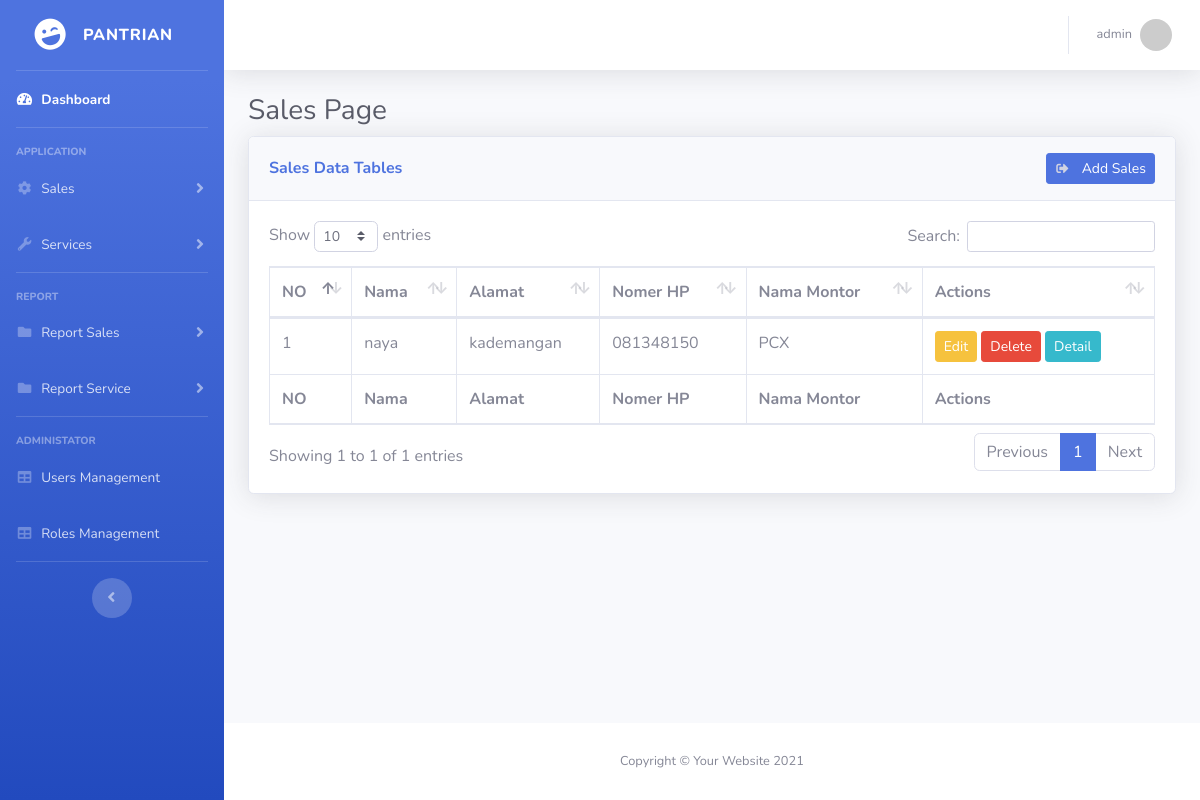
/pages/sales.php (signed in), run on an earlier commit of the app's database.
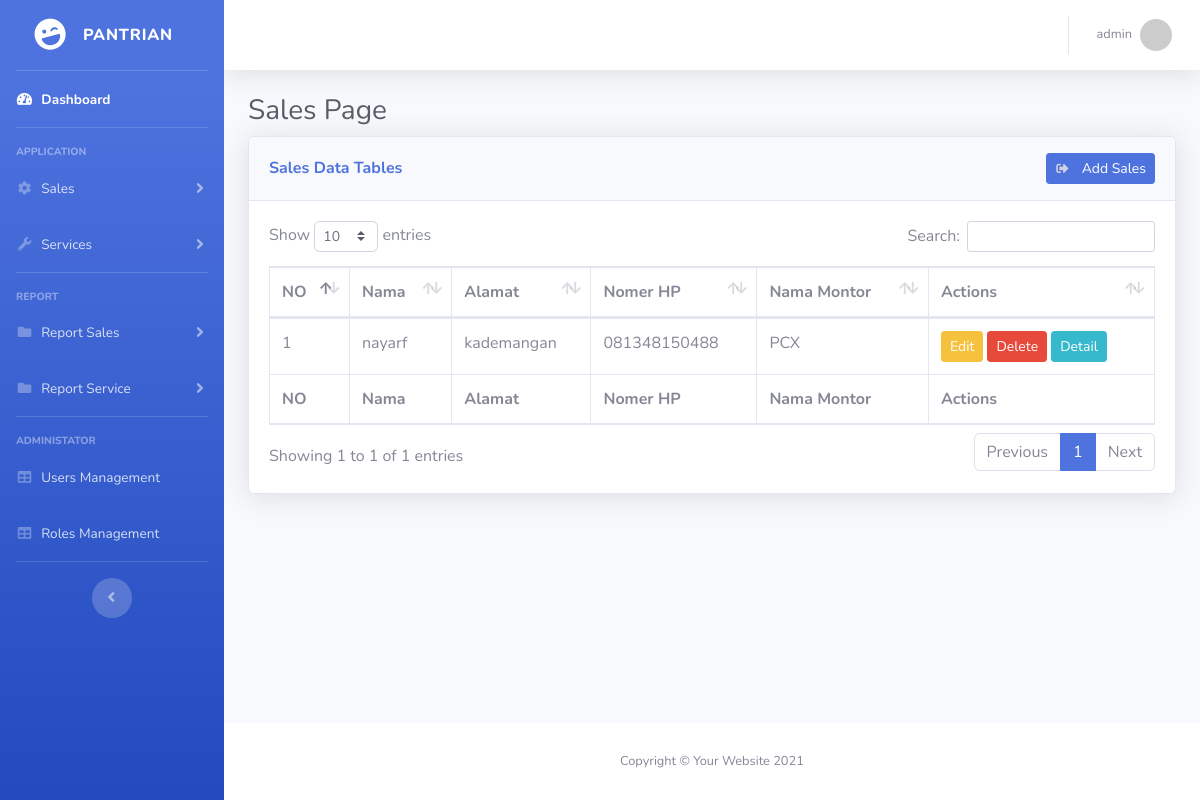
And on a later commit of the database.
### tables this page shows
CREATE TABLE `sales` (
  `id` int NOT NULL,
  `name` text NOT NULL,
  `montor_id` int NOT NULL,
  `user_id` int DEFAULT NULL,
  `payment` text NOT NULL,
  `nomerhp` varchar(20) NOT NULL,
  `alamat` text NOT NULL,
  `status` int NOT NULL,
  `created_at` datetime NOT NULL DEFAULT CURRENT_TIMESTAMP ON UPDATE CURRENT_TIMESTAMP
);

CREATE TABLE `montors` (
  `id` int NOT NULL,
  `mtr_name` text NOT NULL,
  `brand_id` int NOT NULL,
  `img` text NOT NULL,
  `harga` varchar(255) NOT NULL,
  `deskripsi` text NOT NULL
);

### pages/sales.php (the view, shortened to what this page needs)
<?php
    $title = "Sales Page";
    require_once("../layout/header.php");
    require_once("../db.php");
    function getSales() {
        global $db;
        $sql = "SELECT sales.*, montors.mtr_name as montor_name FROM sales JOIN montors ON sales.montor_id = montors.id";
        $result = mysqli_query($db, $sql);
        $sales = [];
        if (mysqli_num_rows($result) > 0) {
            while($row = mysqli_fetch_assoc($result)) {
                $sales[] = $row;
            }
        }
        return $sales;
    }
?>
    <div id="wrapper">
        <?php require_once("../layout/sidebar.php"); ?>
        <div id="content-wrapper" class="d-flex flex-column">
            <div id="content">
                <?php  require_once("../layout/topbar.php"); ?>
                <div class="container-fluid">
                    <h1 class="h3 mb-2 text-gray-800"><?= $title ?></h1>
                    <div class="card shadow mb-4">
                        <div class="card-header py-3 d-flex justify-content-between">
                            <h6 class="m-0 my-auto font-weight-bold text-primary ">Sales Data Tables</h6>
                            <button class="btn btn-primary btn-sm" data-toggle="modal" data-target="#addModal">
                                <i class="fas fa-sign-out-alt fa-sm fa-fw mr-2 text-gray-400"></i>
                                Add Sales
                            </button>
                        </div>
                        <div class="card-body">
                            <div class="table-responsive">
                                <table class="table table-bordered" id="dataTable" width="100%" cellspacing="0">
                                    <thead>
                                        <tr>
                                            <th>NO</th>
                                            <th>Nama</th>
                                            <th>Alamat</th>
                                            <th>Nomer HP</th>
                                            <th>Nama Montor</th>
                                            <th>Actions</th>
                                        </tr>
                                    </thead>
                                    <tfoot>
                                        <tr>
                                            <th>NO</th>
                                            <th>Nama</th>
                                            <th>Alamat</th>
                                            <th>Nomer HP</th>
                                            <th>Nama Montor</th>
                                            <th>Actions</th>
                                        </tr>
                                    </tfoot>
                                    <tbody>
                                        <?php
                                            $no = 1;
                                            $sales = getSales();
                                            foreach($sales as $sale) {
                                                echo "<tr>";
                                                echo "<td>{$no}</td>";
                                                echo "<td>{$sale['name']}</td>";
                                                echo "<td>{$sale['alamat']}</td>";
                                                echo "<td>{$sale['nomerhp']}</td>";
                                                echo "<td>{$sale['montor_name']}</td>";
                                                echo "<td>
                                                        <button class='btn btn-warning btn-sm' data-toggle='modal' data-target='#editModal'
                                                            data-id='{$sale['id']}'
                                                            data-name='{$sale['name']}'
                                                            data-alamat='{$sale['alamat']}'
                                                            data-montor_id='{$sale['montor_id']}'
                                                            data-nomerhp='{$sale['nomerhp']}'
                                                            data-payment='{$sale['payment']}'
                                                            data-status='{$sale['status']}'
                                                            >
                                                            Edit
                                                        </button>
                                                        <button class='btn btn-danger btn-sm' data-toggle='modal' data-target='#deleteModal'
                                                        data-id='{$sale['id']}'
                                                        data-name='{$sale['name']}'>
                                                        Delete
                                                        </button>
                                                        <button class='btn btn-info btn-sm' data-toggle='modal' data-target='#detailModal'
                                                        data-id='{$sale['id']}'
                                                        data-name='{$sale['montor_name']}'
                                                        data-alamat='{$sale['alamat']}'
                                                        data-nomerhp='{$sale['nomerhp']}'
                                                        data-montor_id='{$sale['montor_id']}'
                                                        data-payment='{$sale['payment']}'
                                                        data-status='{$sale['status']}'
                                                        >
                                                        Detail
                                                        </button>
                                                    </td>";
                                                echo "</tr>";
                                                $no++;
                                            }
                                        ?>
                                    </tbody>
                                </table>
                            </div>
                        </div>
                    </div>
                </div>
            </div>
            <?php require_once("../layout/bottombar.php"); ?>
        </div>
        </div>
    <?php
        require_once("../layout/footer.php");
    ?>

### layout/header.php (shortened to what this page needs)
<!DOCTYPE html>
<html lang="en">
<head>
    <link href="../assets/vendor/fontawesome-free/css/all.min.css" rel="stylesheet" type="text/css">
    <link href="../assets/css/sb-admin-2.min.css" rel="stylesheet">
    <link href="../assets/vendor/datatables/dataTables.bootstrap4.min.css" rel="stylesheet">
</head>
<body class="bg-gradient-primary" id="page-top">

### layout/sidebar.php (shortened to what this page needs)
<ul class="navbar-nav bg-gradient-primary sidebar sidebar-dark accordion" id="accordionSidebar">
    <a class="sidebar-brand d-flex align-items-center justify-content-center" href="index.html">
        <div class="sidebar-brand-icon rotate-n-15">
            <i class="fas fa-laugh-wink"></i>
        </div>
        <div class="sidebar-brand-text mx-3">Pantrian</div>
    </a>
    <hr class="sidebar-divider my-0">
    <li class="nav-item active">
        <a class="nav-link" href="../pages/dashboard.php">
            <i class="fas fa-fw fa-tachometer-alt"></i>
            <span>Dashboard</span></a>
    </li>
    <hr class="sidebar-divider">
    <div class="sidebar-heading">
        Application
    </div>
    <li class="nav-item">
        <a class="nav-link collapsed" href="#" data-toggle="collapse" data-target="#collapseTwo"
            aria-expanded="true" aria-controls="collapseTwo">
            <i class="fas fa-fw fa-cog"></i>
            <span>Sales</span>
        </a>
    </li>
    <li class="nav-item">
        <a class="nav-link collapsed" href="#" data-toggle="collapse" data-target="#collapseUtilities"
            aria-expanded="true" aria-controls="collapseUtilities">
            <i class="fas fa-fw fa-wrench"></i>
            <span>Services</span>
        </a>
    </li>
    <hr class="sidebar-divider">
    <div class="sidebar-heading">
        Report
    </div>
    <li class="nav-item">
        <a class="nav-link collapsed" href="#" data-toggle="collapse" data-target="#collapseSales"
            aria-expanded="true" aria-controls="collapseSales">
            <i class="fas fa-fw fa-folder"></i>
            <span>Report Sales</span>
        </a>
    </li>
    <li class="nav-item">
        <a class="nav-link collapsed" href="#" data-toggle="collapse" data-target="#collapseService"
            aria-expanded="true" aria-controls="collapseService">
            <i class="fas fa-fw fa-folder"></i>
            <span>Report Service</span>
        </a>
    </li>
    <hr class="sidebar-divider">
    <div class="sidebar-heading">
        Administator
    </div>
    <li class="nav-item">
        <a class="nav-link" href="../pages/users.php">
            <i class="fas fa-fw fa-table"></i>
            <span>Users Management</span></a>
    </li>
    <li class="nav-item">
        <a class="nav-link" href="../pages/roles.php">
            <i class="fas fa-fw fa-table"></i>
            <span>Roles Management</span></a>
    </li>
    <hr class="sidebar-divider d-none d-md-block">
    <div class="text-center d-none d-md-inline">
        <button class="rounded-circle border-0" id="sidebarToggle"></button>
    </div>
</ul>

### layout/topbar.php (shortened to what this page needs)
<nav class="navbar navbar-expand navbar-light bg-white topbar mb-4 static-top shadow">
                    <ul class="navbar-nav ml-auto">
                        <li class="nav-item dropdown no-arrow">
                            <a class="nav-link dropdown-toggle" href="#" id="userDropdown" role="button"
                                data-toggle="dropdown" aria-haspopup="true" aria-expanded="false">
                                <span class="mr-2 d-none d-lg-inline text-gray-600 small"><?= $_SESSION['user']['username']?></span>
                                <img class="img-profile rounded-circle"
                                    src="https://placehold.co/123/1F2544/FFD0EC?text=<?=  substr($_SESSION['user']['username'], 0, 1) ?>&font=roboto">
                            </a>
                        </li>
                    </ul>
                </nav>

### layout/bottombar.php
<footer class="sticky-footer bg-white">
    <div class="container my-auto">
        <div class="copyright text-center my-auto">
            <span>Copyright &copy; Your Website 2021</span>
        </div>
    </div>
</footer>

### layout/footer.php (shortened to what this page needs)
</body>
</html>

What changed in the data, as far as the page shows it:
removed sales: name "naya", alamat "kademangan", nomerhp "081348150", montor.mtr_name "PCX"
added sales: name "nayarf", alamat "kademangan", nomerhp "081348150488", montor.mtr_name "PCX"
